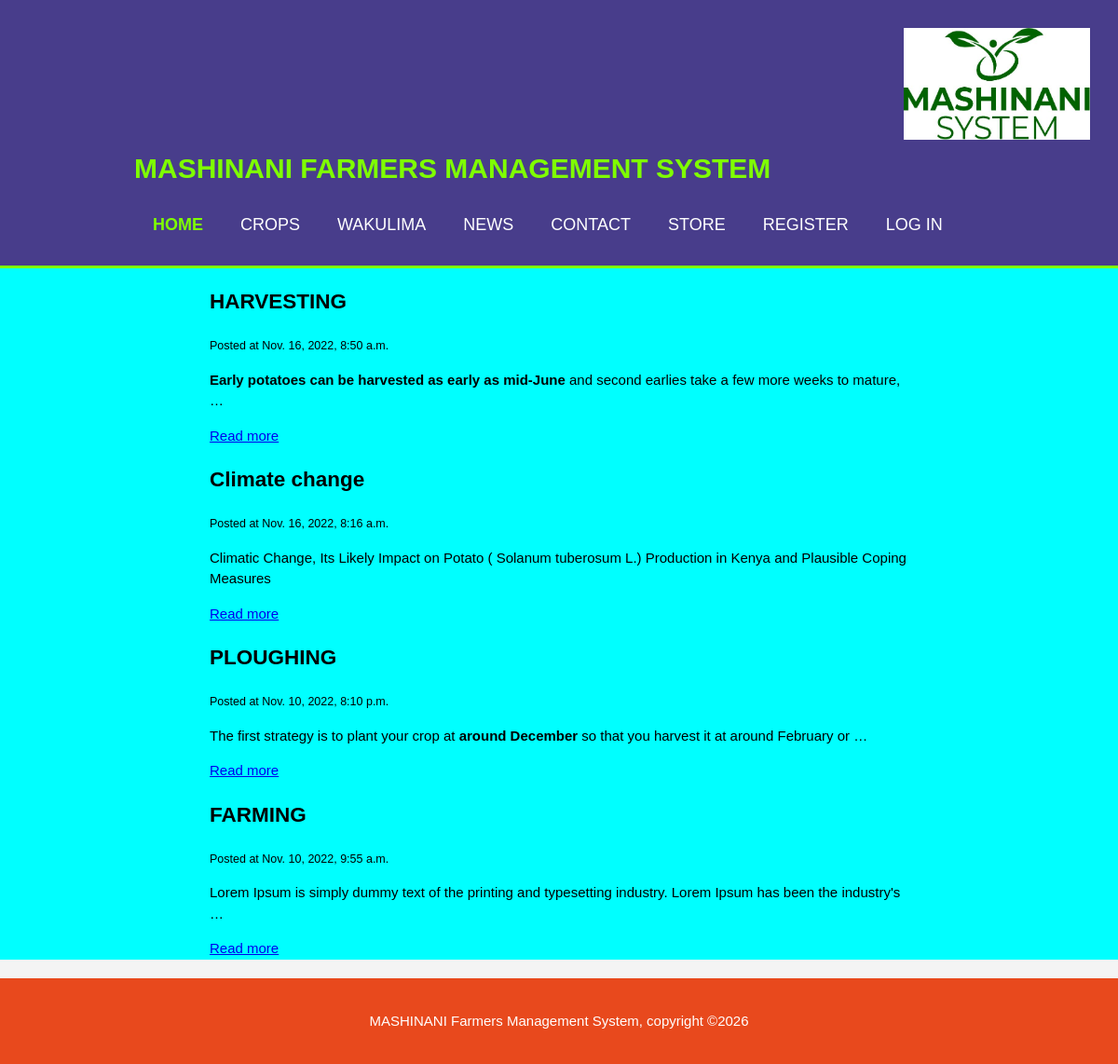
Page /news/ on the committed database.
### farmers/models.py (models this page shows, shortened)
class Post(models.Model):
    title = models.CharField(max_length=255)
    slug = models.SlugField()
    body = RichTextField(blank=True, null=True)
    date_added = models.DateTimeField(auto_now_add=True)
    class Meta:
        ordering = ['-date_added']

### farmers/views.py (the view)
def news(request):
    posts = Post.objects.all()
    return render(request, 'farmers/news.html',{'posts':posts})

### farmers/templates/farmers/news.html (shortened to what this page needs)
{% extends "farmers/base.html" %}
{% block content %}
<div class="row">
  <div class="leftcolumn">
    <div class="card">
  {% for post in posts %}
    <div class="post block">
      <h2 class="subtitle">{{ post.title}}</h2>
      <small>Posted at {{ post.date_added }}</small>
      <p>{{post.body|safe|truncatewords:18}}</p>
      <a href="{% url 'farmers:post_detail' post.slug %}">Read more</a>
    </div>
  {% endfor %}
    </div>
  </div>
</div>
 {% endblock content %}

### static/css/base.css (style rules this page uses)
body { font: 15px/1.5 Arial,Hevetica,sans-serif; padding: 0%; margin: 0%; background-color:#f4f4f4; }

### farmers/templates/farmers/news.html (style rules this page uses)
* { box-sizing: border-box; }
.row { padding-left: 150px; padding-right: 150px; background: aqua; }
.leftcolumn { float: left; width: 100%; }
.card { padding-left: 75px; padding-right: 75px; margin-top: 10px; }
.row:after { content: ""; display: table; clear: both; }

### rows in the picture
Post: title "HARVESTING", date_added "Nov. 16, 2022, 8:50 a.m.", body "Early potatoes can be harvested as early as mid-June and second earlies take a few more weeks to mature, …"
Post: title "Climate change", date_added "Nov. 16, 2022, 8:16 a.m.", body "Climatic Change, Its Likely Impact on Potato ( Solanum tuberosum L.) Production in Kenya and Plausible Coping Measures"
Post: title "PLOUGHING", date_added "Nov. 10, 2022, 8:10 p.m.", body "The first strategy is to plant your crop at around December so that you harvest it at around February or …"
Post: title "FARMING", date_added "Nov. 10, 2022, 9:55 a.m.", body "Lorem Ipsum is simply dummy text of the printing and typesetting industry. Lorem Ipsum has been the industry's …"
